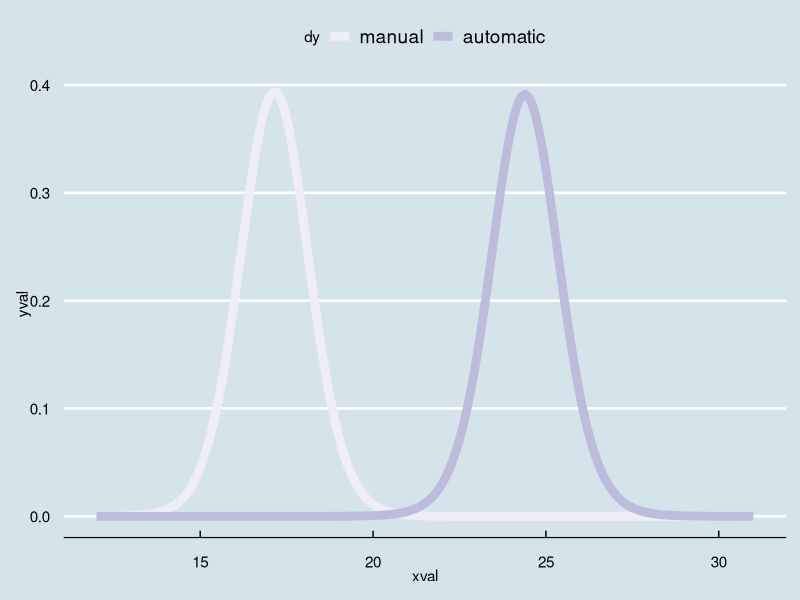

R code for this plot: (Note: this script raises an error after producing the figure.)
require(ggplot2)
require(RColorBrewer)
require(reshape2)
require(ggthemes)

summary(mtcars)

mtcars$transmition<-factor(mtcars$am,labels = c("automatic","manual"))
mtcars$cyl<-factor(mtcars$cyl)
mtcars$vs<-factor(mtcars$vs)
mtcars$gear<-factor(mtcars$gear)
mtcars$carb<-factor(mtcars$carb)


gg<-ggplot(data=mtcars,aes(transmition,mpg))
gg<-gg+geom_boxplot(aes(fill=transmition))
gg<-gg+theme_economist()
gg<-gg+scale_fill_brewer(palette = "Purples")

spliteddata<-split(mtcars,mtcars$transmition)

intervalManual<-mean(spliteddata$manual$mpg)+c(-1,1)*qt(0.975,
  nrow(spliteddata$manual)-1)*sd(spliteddata$manual$mpg)/
  sqrt(nrow(spliteddata$manual))

intervalAutomatic<-mean(spliteddata$automatic$mpg)+c(-1,1)*qt(0.975,
  nrow(spliteddata$automatic)-1)*sd(spliteddata$automatic$mpg)/
  sqrt(nrow(spliteddata$automatic))


testMpg<-t.test(spliteddata$automatic$mpg,spliteddata$manual$mpg, 
       alternative = "two.sided", paired=FALSE, var.equal = FALSE)

manualMean<-mean(spliteddata$manual$mpg)
automaticMean<-mean(spliteddata$automatic$mpg)
manualSD<-sd(spliteddata$manual$mpg)
automaticSD<-sd(spliteddata$automatic$mpg)
ddfAtomatic<-nrow(spliteddata$automatic)
ddfManual<-nrow(spliteddata$manual)



xvalues<-seq(12,31,.1)

yValueManual<-dt(xvalues-automaticMean,ddfAtomatic)

yValueAutomatic<-dt(xvalues-manualMean,ddfManual)

primariyDataFrame<-data.frame(x=xvalues,manual=yValueManual,automatic=yValueAutomatic)

finalDataFrame<-melt(primariyDataFrame,id="x")

colnames(finalDataFrame)= c("xval","dy","yval")

gg<-ggplot(data = finalDataFrame,aes(x=xval,y=yval,group=dy, colour=dy))
gg<-gg+geom_line(size=3)
gg<-gg+theme_economist()
gg<-gg+scale_color_brewer(palette = "Purples",type=div)
gg


my_fn <- function(data, mapping, method="lm", ...){
  p <- ggplot(data = data, mapping = mapping) + 
    geom_point() + 
    geom_smooth(method=method, ...)
  p
}

ggpairs(spliteddata$manual, lower = list(continuous = wrap(my_fn)))

ggpairs(spliteddata$automatic, lower = list(continuous = wrap(my_fn)))

fit1<-lm(mpg~cyl+disp+hp+drat+wt+qsec+vs+gear+carb,spliteddata$automatic)
fit2<-lm(mpg~cyl+disp+hp+drat+wt+qsec+vs+gear+carb,spliteddata$manual)

